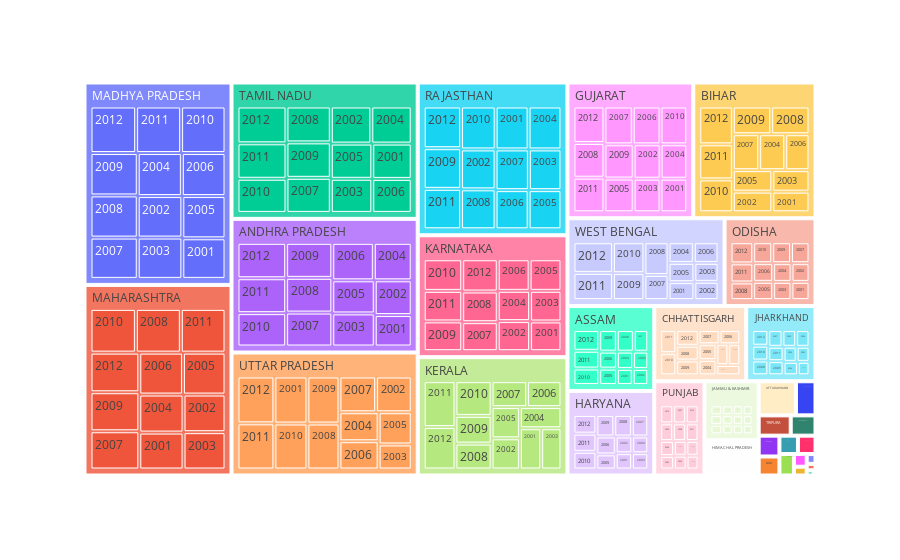

Notebook code for this chart:
### Code cell
fig3=px.treemap(df,path=['STATE/UT','YEAR'],values='TOTAL IPC CRIMES')
fig3.show()

### Figure 1 — Plotly figure (JSON) as saved in the notebook; plotly's stock layout.template omitted (floating-point values rounded to 4 significant figures; data arrays with more than 128 entries replaced by an {"elided": "..."} marker saying what was removed)
{"data": [{"branchvalues": "total", "domain": {"x": [0, 1], "y": [0, 1]}, "hovertemplate": "labels=%{label}<br>TOTAL IPC CRIMES=%{value}<br>parent=%{parent}<br>id=%{id}<extra></extra>", "ids": {"elided": "442 str values"}, "labels": {"elided": "442 str values"}, "name": "", "parents": {"elided": "442 str values"}, "type": "treemap", "values": {"elided": "442 int values"}}], "layout": {"legend": {"tracegroupgap": 0}, "margin": {"t": 60}}}
